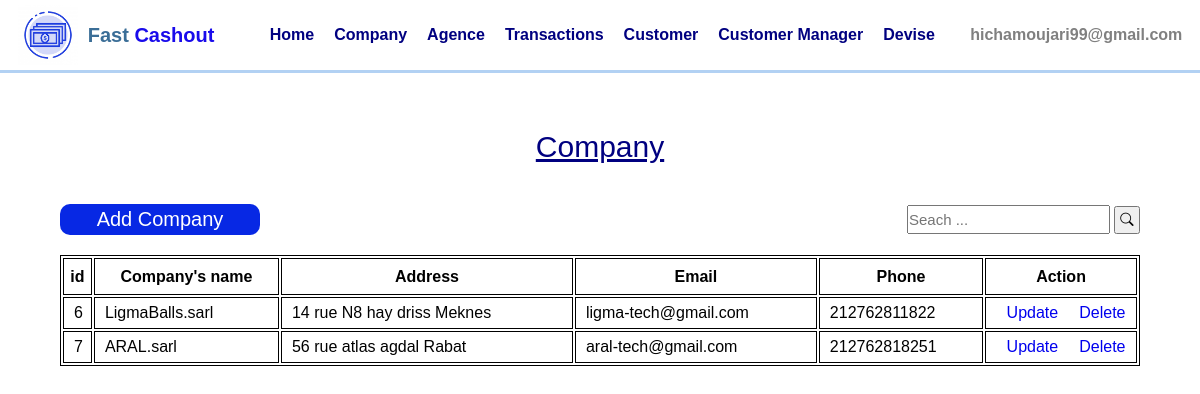
/projet/projet/Campany.php (signed in), run on the app's committed database.
### tables this page shows
CREATE TABLE `company` (
  `company_id` int(11) NOT NULL,
  `company_name` text NOT NULL,
  `company_address` text NOT NULL,
  `company_email` text NOT NULL,
  `company_phone` text NOT NULL,
  `Risque_value` bigint(11) NOT NULL,
  `logo` longblob NOT NULL
);

### projet/projet/Campany.php (the view, shortened to what this page needs)
<?php
	require './config.php';
?>
<!DOCTYPE html>
<html>
<head>
	<link rel="stylesheet" type="text/css" href="./style/style.css">
	<link rel="stylesheet" type="text/css" href="./style/Campany.css">
	<link rel="stylesheet" href="https://cdn.jsdelivr.net/npm/bootstrap-icons@1.5.0/font/bootstrap-icons.css">
</head>
<body>
	<?php include("./components/navbar.php") ?>
	<content class="CompanyContent">
		<?php
			if(isset($_GET['addNew'])){
				?>
					<p class="TitlePage">Add Company </p>
					<form class="AddContent" method="POST" enctype="multipart/form-data">
						<div class="MyInputs">
							<p class="title">Company_name :</p>
							<input required="" type="text" name="Company_name" />
						</div>
						<div class="MyInputs">
							<p class="title">Company_Address :</p>
							<input required="" type="text" name="Company_Address"/>
						</div>
						<div class="MyInputs">
							<p class="title">Company_Phone :</p>
							<input required="" type="text" name="Company_Phone" />
						</div>
						<div class="MyInputs">
							<p class="title">Company_email :</p>
							<input required="" type="email" name="Company_email" />
						</div>
						<div class="MyInputs">
							<p class="title">Risque_value :</p>
							<input required="" type="number" name="Risque_value" />
						</div>
						<div class="MyInputs">
							<p class="title">Logo :</p>
							<input required="" type="file" name="logo"/>
						</div>
						<div class="controls">
							<input type="submit" name="okAddNew" value="OK" class="btn"/>
							<a href="./Campany.php" class="btn">Cancel</a>
						</div>
					</form>
				<?php
			}else {
		?>
			<p class="TitlePage">Company </p>
			<?php if(isset($_GET["error"]) && $_GET["error"]=="true") echo '<p class="error">There are some problem, try later</p>';
				if(isset($_GET['search'])){
					$sql = "select * from Company where Company_address like '%".$_GET['search']."%' or Company_name like '%".$_GET['search']."%'";
				}else $sql = "select * from Company";
				$result = $conn->query($sql);
			?>
			<div class="Content">
				<div class="header">
					<a href="./Campany.php?addNew" class="AddCompany">Add Company</a>
					<form class="search" method="GET">
						<input type="text" name="search" placeholder="Seach ..." />
						<button class="submitBTN"><i class="bi bi-search"></i></button>
					</form>
				</div>
				<table class="TableData">
					<tr>
						<th>id</th>
						<th>Company's name</th>
						<th>Address</th>
						<th>Email</th>
						<th>Phone</th>
						<th>Action</th>
					</tr>
					<?php
						while($row = mysqli_fetch_array($result)){
							?>
								<tr>
									<td><?php echo $row["company_id"];?></td>
									<td><?php echo $row["company_name"];?></td>
									<td><?php echo $row["company_address"];?></td>
									<td><?php echo $row["company_email"];?></td>
									<td><?php echo $row["company_phone"];?></td>
									<td class="action">
										<a href="./Campany.php?update=<?php echo $row['company_id'];?>">Update</a>
										<a href="./Campany.php?delete=<?php echo $row['company_id'];?>">Delete</a>
									</td>
								</tr>
							<?php
						}
					?>
				</table>
			</div>
		<?php
			}
		?>
	</content>
</body>
</html>

### projet/projet/components/navbar.php (shortened to what this page needs)
<nav>
	<div class="logo">
		<img src="./assets/logo.png">
		<p class="title">Fast <span>Cashout</span></p>
	</div>
	<ul class="menu">
		<a href="./"><li>Home</li></a>
		<a href="./Campany.php"><li>Company</li></a>
		<a href="./Agence.php"><li>Agence</li></a>
		<a href="./Transactions.php"><li>Transactions</li></a>
		<a href="./Customer.php"><li>Customer</li></a>
		<a href="./CManager.php"><li>Customer Manager</li></a>
		<a href="./Devise.php"><li>Devise</li></a>
	</ul>
	<?php
		if(!isset($_COOKIE['UserEmail'])){
			echo '<a class="login" href="./Login.php">Login</a>';
		}else{
			echo '<a class="login" href="./index.php?deconnect=true">'.$_COOKIE['UserEmail'].'</a>';
		}
	?>
</nav>

### projet/projet/style/style.css (style rules this page uses)
* { margin: 0; padding: 0; outline: none; list-style-type: none; font-family: sans-serif; }
a { text-decoration: none; }
nav { box-shadow: rgba(3, 102, 214, 0.3) 0px 0px 0px 3px; display: flex; justify-content: space-around; width: 100vw; height: 70px; }
nav>.logo { display: flex; align-items: center; justify-content: center; }
nav>.logo>img { width: 60px; height: 60px; margin-right: 10px; }
nav>.logo>.title { font-weight: 600; color: #3b6e97; font-size: 20px; }
nav>.logo>.title>span { color: #190beb; }
nav>.menu { display: flex; align-items: center; }
nav>.menu>a>li { margin-left: 20px; color: navy; font-weight: 700; }
nav>.login { display: flex; align-items: center; color: gray; font-weight: 700; }

### projet/projet/style/Campany.css (style rules this page uses)
.CompanyContent { height: Calc(100vh - 70px); width: 100vw; display: flex; flex-direction: column; align-items: center; }
.CompanyContent>.TitlePage { text-align: center; margin-top: 60px; font-size: 30px; color: navy; text-decoration: underline; }
.CompanyContent>.Content { width: 90%; margin-top: 40px; }
.CompanyContent>.Content>.header { display: flex; align-items: center; justify-content: space-between; margin-bottom: 20px; }
.CompanyContent>.Content>.header>.AddCompany { font-size: 20px; background: #0728e4; color: white; text-align: center; width: 200px; padding-bottom: 4px; padding-top: 4px; border-radius: 10px; cursor: pointer; }
.CompanyContent>.Content>.header>.search { display: flex; align-items: center; justify-content: space-between; }
.CompanyContent>.Content>.header>.search>input { height: 25px; font-size: 15px; margin-right: 4px; }
.CompanyContent>.Content>.header>.search>button { height: 28px; width: 26px; text-align: center; cursor: pointer; }
.CompanyContent>.Content>.TableData { border: 1px solid; width: 100%; }
.CompanyContent>.Content>.TableData th { border: 1px solid black; height: 35px; }
.CompanyContent>.Content>.TableData tr { border: 1px solid ; }
.CompanyContent>.Content>.TableData tr>td { border: 1px solid ; height: 30px; padding-left: 10px; }
.CompanyContent>.Content>.TableData tr>.action { display: flex; justify-content: space-around; align-items: center; }

### data on the page
company: company_id "6", company_name "LigmaBalls.sarl", company_address "14 rue N8 hay driss Meknes", company_email "ligma-tech@gmail.com", company_phone "212762811822"
company: company_id "7", company_name "ARAL.sarl", company_address "56 rue atlas agdal Rabat", company_email "aral-tech@gmail.com", company_phone "212762818251"

### other printed values
$_COOKIE['UserEmail'] "hichamoujari99@gmail.com"
